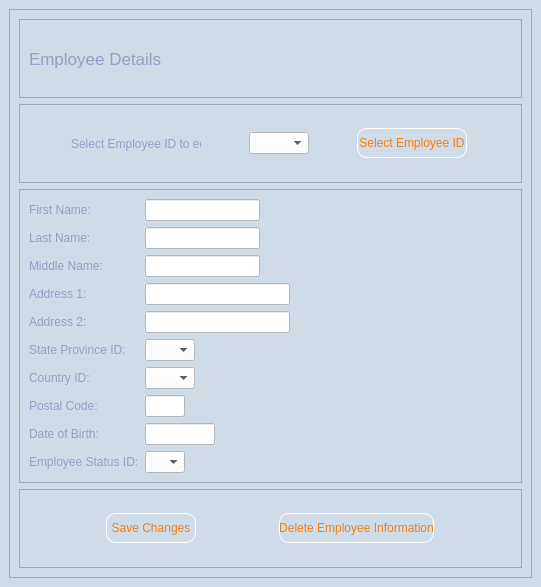
<?xml version="1.0" encoding="UTF-8"?>
<ui version="4.0">
 <class>EmployeeDetails</class>
 <widget class="QMainWindow" name="EmployeeDetails">
  <property name="geometry">
   <rect>
    <x>0</x>
    <y>0</y>
    <width>541</width>
    <height>587</height>
   </rect>
  </property>
  <property name="windowTitle">
   <string>Employee Details</string>
  </property>
  <property name="styleSheet">
   <string notr="true">background-color:#D0DBE8</string>
  </property>
  <widget class="QWidget" name="centralwidget">
   <layout class="QVBoxLayout" name="verticalLayout">
    <item>
     <widget class="QScrollArea" name="scrollArea">
      <property name="styleSheet">
       <string notr="true">QLineEdit{background-color:white;}


QLabel{color: #8FA0C9;}

QComboBox{background-color:white;}

QPushButton{border:1px solid white; border-radius:10px;}

</string>
      </property>
      <property name="widgetResizable">
       <bool>true</bool>
      </property>
      <widget class="QWidget" name="scrollAreaWidgetContents">
       <property name="geometry">
        <rect>
         <x>0</x>
         <y>0</y>
         <width>521</width>
         <height>567</height>
        </rect>
       </property>
       <layout class="QVBoxLayout" name="verticalLayout_2">
        <item>
         <widget class="QFrame" name="frame">
          <property name="frameShape">
           <enum>QFrame::StyledPanel</enum>
          </property>
          <property name="frameShadow">
           <enum>QFrame::Raised</enum>
          </property>
          <layout class="QHBoxLayout" name="horizontalLayout">
           <item>
            <widget class="QLabel" name="label">
             <property name="font">
              <font>
               <pointsize>13</pointsize>
              </font>
             </property>
             <property name="text">
              <string>Employee Details</string>
             </property>
            </widget>
           </item>
           <item>
            <widget class="QLabel" name="label_2">
             <property name="maximumSize">
              <size>
               <width>300</width>
               <height>100</height>
              </size>
             </property>
             <property name="text">
              <string/>
             </property>
             <property name="pixmap">
              <pixmap>../../Downloads/MicrosoftTeams-image.png</pixmap>
             </property>
             <property name="scaledContents">
              <bool>true</bool>
             </property>
            </widget>
           </item>
          </layout>
         </widget>
        </item>
        <item>
         <widget class="QFrame" name="frame_2">
          <property name="layoutDirection">
           <enum>Qt::LeftToRight</enum>
          </property>
          <property name="styleSheet">
           <string notr="true">QPushButton{color:#F27E14;}

QPushButton::hover{border: solid black; background-color:white;}</string>
          </property>
          <property name="frameShape">
           <enum>QFrame::StyledPanel</enum>
          </property>
          <property name="frameShadow">
           <enum>QFrame::Raised</enum>
          </property>
          <layout class="QHBoxLayout" name="horizontalLayout_2">
           <item>
            <widget class="QLabel" name="label_3">
             <property name="maximumSize">
              <size>
               <width>130</width>
               <height>16777215</height>
              </size>
             </property>
             <property name="text">
              <string>Select Employee ID to edit:</string>
             </property>
            </widget>
           </item>
           <item>
            <widget class="QComboBox" name="comboBox_SelectEmployeeID">
             <property name="maximumSize">
              <size>
               <width>60</width>
               <height>16777215</height>
              </size>
             </property>
            </widget>
           </item>
           <item>
            <widget class="QPushButton" name="pushButton_3">
             <property name="minimumSize">
              <size>
               <width>0</width>
               <height>30</height>
              </size>
             </property>
             <property name="maximumSize">
              <size>
               <width>110</width>
               <height>16777215</height>
              </size>
             </property>
             <property name="text">
              <string>Select Employee ID</string>
             </property>
            </widget>
           </item>
          </layout>
         </widget>
        </item>
        <item>
         <widget class="QFrame" name="frame_3">
          <property name="frameShape">
           <enum>QFrame::StyledPanel</enum>
          </property>
          <property name="frameShadow">
           <enum>QFrame::Raised</enum>
          </property>
          <layout class="QFormLayout" name="formLayout">
           <item row="0" column="0">
            <widget class="QLabel" name="label_4">
             <property name="text">
              <string>First Name:</string>
             </property>
            </widget>
           </item>
           <item row="0" column="1">
            <widget class="QLineEdit" name="lineEdit_FirstName">
             <property name="maximumSize">
              <size>
               <width>115</width>
               <height>16777215</height>
              </size>
             </property>
             <property name="text">
              <string/>
             </property>
             <property name="maxLength">
              <number>50</number>
             </property>
            </widget>
           </item>
           <item row="1" column="0">
            <widget class="QLabel" name="label_5">
             <property name="text">
              <string>Last Name:</string>
             </property>
            </widget>
           </item>
           <item row="1" column="1">
            <widget class="QLineEdit" name="lineEdit_LastName">
             <property name="maximumSize">
              <size>
               <width>115</width>
               <height>16777215</height>
              </size>
             </property>
            </widget>
           </item>
           <item row="2" column="0">
            <widget class="QLabel" name="label_6">
             <property name="text">
              <string>Middle Name:</string>
             </property>
            </widget>
           </item>
           <item row="2" column="1">
            <widget class="QLineEdit" name="lineEdit_MiddleName">
             <property name="maximumSize">
              <size>
               <width>115</width>
               <height>16777215</height>
              </size>
             </property>
             <property name="text">
              <string/>
             </property>
            </widget>
           </item>
           <item row="3" column="0">
            <widget class="QLabel" name="label_7">
             <property name="text">
              <string>Address 1:</string>
             </property>
            </widget>
           </item>
           <item row="3" column="1">
            <widget class="QLineEdit" name="lineEdit_Address">
             <property name="maximumSize">
              <size>
               <width>145</width>
               <height>16777215</height>
              </size>
             </property>
             <property name="maxLength">
              <number>200</number>
             </property>
            </widget>
           </item>
           <item row="4" column="0">
            <widget class="QLabel" name="label_8">
             <property name="text">
              <string>Address 2:</string>
             </property>
            </widget>
           </item>
           <item row="4" column="1">
            <widget class="QLineEdit" name="lineEdit_Address2">
             <property name="maximumSize">
              <size>
               <width>145</width>
               <height>16777215</height>
              </size>
             </property>
             <property name="maxLength">
              <number>200</number>
             </property>
            </widget>
           </item>
           <item row="5" column="0">
            <widget class="QLabel" name="label_9">
             <property name="text">
              <string>State Province ID:</string>
             </property>
            </widget>
           </item>
           <item row="5" column="1">
            <widget class="QComboBox" name="comboBox_StateProvinceID">
             <property name="maximumSize">
              <size>
               <width>50</width>
               <height>16777215</height>
              </size>
             </property>
            </widget>
           </item>
           <item row="6" column="0">
            <widget class="QLabel" name="label_10">
             <property name="text">
              <string>Country ID:</string>
             </property>
            </widget>
           </item>
           <item row="6" column="1">
            <widget class="QComboBox" name="comboBox_CountryID">
             <property name="maximumSize">
              <size>
               <width>50</width>
               <height>16777215</height>
              </size>
             </property>
            </widget>
           </item>
           <item row="7" column="0">
            <widget class="QLabel" name="label_11">
             <property name="text">
              <string>Postal Code:</string>
             </property>
            </widget>
           </item>
           <item row="7" column="1">
            <widget class="QLineEdit" name="lineEdit_PostalCode">
             <property name="maximumSize">
              <size>
               <width>40</width>
               <height>16777215</height>
              </size>
             </property>
             <property name="text">
              <string/>
             </property>
             <property name="maxLength">
              <number>7</number>
             </property>
            </widget>
           </item>
           <item row="8" column="0">
            <widget class="QLabel" name="label_12">
             <property name="text">
              <string>Date of Birth:</string>
             </property>
            </widget>
           </item>
           <item row="8" column="1">
            <widget class="QLineEdit" name="lineEdit_DateOfBirth">
             <property name="maximumSize">
              <size>
               <width>70</width>
               <height>16777215</height>
              </size>
             </property>
             <property name="text">
              <string/>
             </property>
             <property name="maxLength">
              <number>12</number>
             </property>
            </widget>
           </item>
           <item row="9" column="0">
            <widget class="QLabel" name="label_13">
             <property name="text">
              <string>Employee Status ID:</string>
             </property>
            </widget>
           </item>
           <item row="9" column="1">
            <widget class="QComboBox" name="comboBox_EmployeeStatusID">
             <property name="maximumSize">
              <size>
               <width>40</width>
               <height>16777215</height>
              </size>
             </property>
            </widget>
           </item>
          </layout>
         </widget>
        </item>
        <item>
         <widget class="QFrame" name="frame_4">
          <property name="styleSheet">
           <string notr="true">QPushButton{color:#F27E14;}

QPushButton::hover{border: solid black; background-color:white;}</string>
          </property>
          <property name="frameShape">
           <enum>QFrame::StyledPanel</enum>
          </property>
          <property name="frameShadow">
           <enum>QFrame::Raised</enum>
          </property>
          <layout class="QHBoxLayout" name="horizontalLayout_3">
           <item>
            <widget class="QPushButton" name="pushButton">
             <property name="minimumSize">
              <size>
               <width>0</width>
               <height>30</height>
              </size>
             </property>
             <property name="maximumSize">
              <size>
               <width>90</width>
               <height>16777215</height>
              </size>
             </property>
             <property name="text">
              <string>Save Changes</string>
             </property>
            </widget>
           </item>
           <item>
            <widget class="QPushButton" name="pushButton_2">
             <property name="minimumSize">
              <size>
               <width>0</width>
               <height>30</height>
              </size>
             </property>
             <property name="maximumSize">
              <size>
               <width>155</width>
               <height>16777215</height>
              </size>
             </property>
             <property name="text">
              <string>Delete Employee Information</string>
             </property>
            </widget>
           </item>
          </layout>
         </widget>
        </item>
       </layout>
      </widget>
     </widget>
    </item>
   </layout>
  </widget>
 </widget>
 <resources/>
 <connections/>
</ui>
